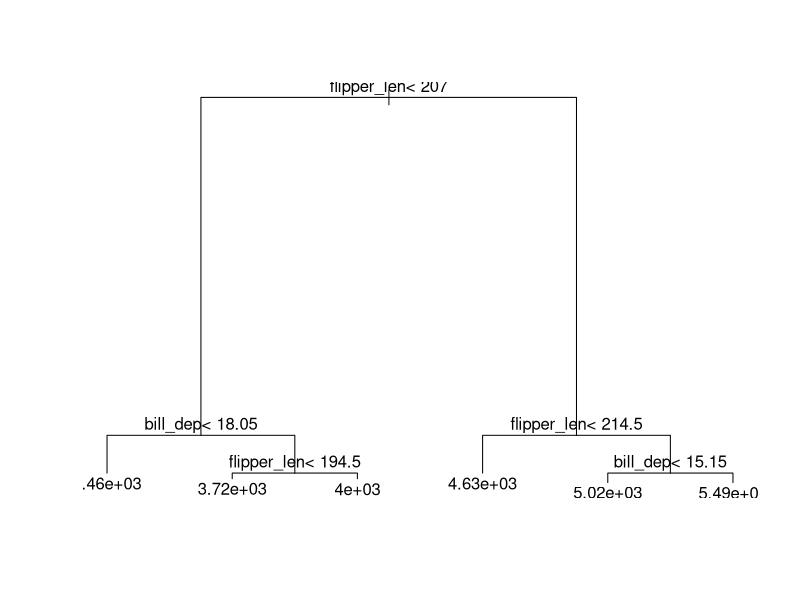
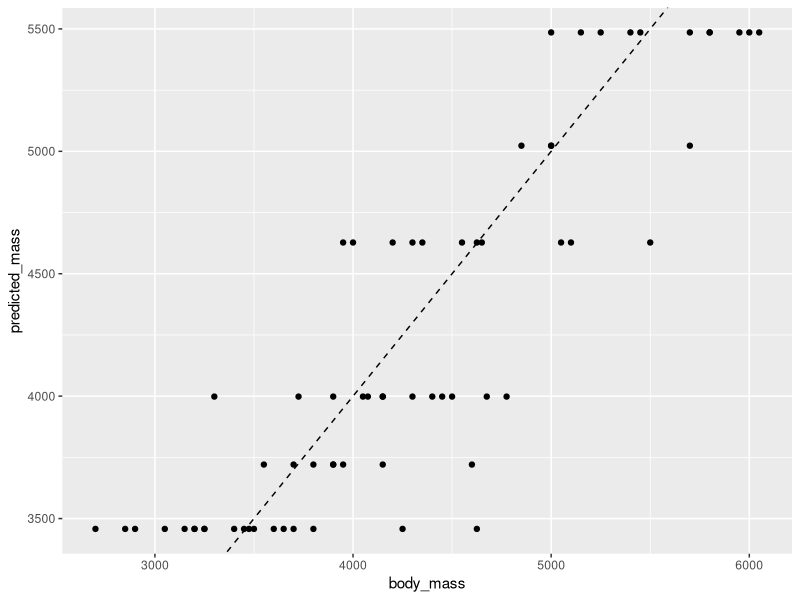
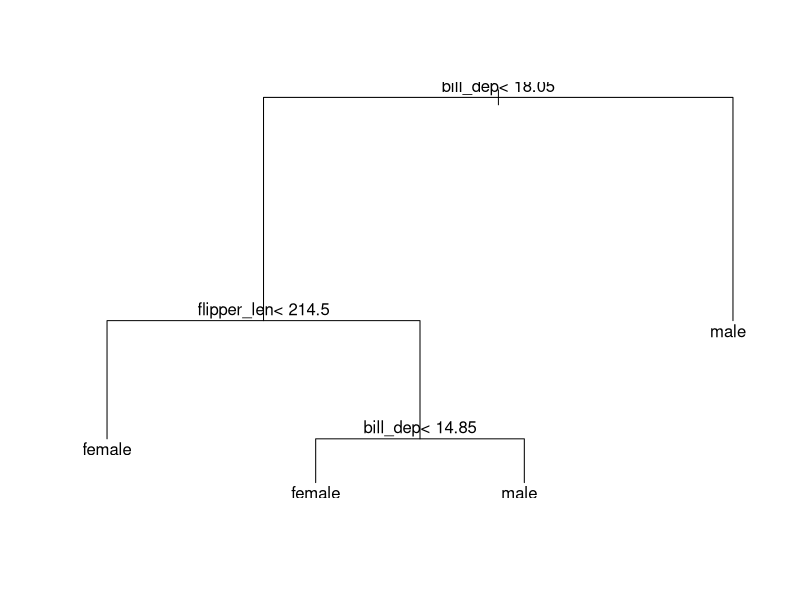

These charts were generated, in order, by the following R code:
## ---- chunk 1
#| echo: false
#| 
# knitr::read_chunk("./01_cart_examples.R")
## ---- chunk 2
#| label: load_packages
#| echo: true
#| message: false
library(dplyr)
library(ggplot2)
library(rpart)
library(Metrics)
## ---- chunk 3
#| label: read_penguins
#| echo: true

penguins <- penguins |>
  # remove NAs to avoid downstream issues
  tidyr::drop_na()
head(penguins)
str(penguins)
## ---- chunk 4
#| label: split_train_test
#| echo: true

nrow_train <- ceiling(0.8 * nrow(penguins)) # ceiling used to make it an integer

set.seed(424) # set a seed for consistent splits if re-run

penguins_train <- penguins |>
  # make row number a column to use as id
  dplyr::mutate(rownum = dplyr::row_number()) |>
  # slice random sample
  dplyr::slice_sample(n = nrow_train)

str(penguins_train)
  

penguins_test <- penguins |>
  # make row number a column to use as id
  dplyr::mutate(rownum = dplyr::row_number()) |>
  # test set is what is left, ids not found in train
  dplyr::filter(!rownum %in% penguins_train$rownum)

str(penguins_test)
## ---- chunk 5
#| label: build_mod_mass
#| echo: true
#| fig-width: 12
#| fig-height: 7
#| fig-align: left
#| column: page-right

mod_mass <- rpart(body_mass ~ flipper_len + bill_dep,
                  data = penguins_train,
                  method = "anova")

# Visualize the tree
plot(mod_mass)
text(mod_mass, digits = 3)
## ---- chunk 6
#| label: predict_mod_mass
#| echo: true
#| fig-width: 8
#| fig-height: 6
#| fig-align: center

# save predictions as new column in penguins_test
penguins_test$predicted_mass <- predict(mod_mass, penguins_test)

# plot to visually assess
ggplot(data = penguins_test,
       aes(x = body_mass, y = predicted_mass)) +
  geom_point() +
  geom_abline(slope = 1, intercept = 0, lty = "dashed")
## ---- chunk 7
#| label: calc_mod_mass_metrics
#| echo: true
#| fig-width: 8
#| fig-height: 6
#| fig-align: center

# root mean squared error manual calculation
sqrt( sum( (penguins_test$body_mass - penguins_test$predicted_mass)^2 ) / nrow(penguins_test) )

# or use the Metrics package
rmse <- Metrics::rmse(actual = penguins_test$body_mass, 
                      predicted = penguins_test$predicted_mass)
rmse

mean(penguins_test$body_mass)
rmse / mean(penguins_test$body_mass)

## ---- chunk 8

penguins_train$fitted_mass <- predict(mod_mass, penguins_train)

Metrics::rmse(actual = penguins_train$body_mass, 
              predicted = penguins_train$fitted_mass)


## ---- chunk 9
#| label: build_mod_sex
#| echo: true
#| fig-width: 8
#| fig-height: 8
#| fig-align: center

mod_sex <- rpart(sex ~ flipper_len + bill_dep,
                 data = penguins_train,
                 method = "class")

# Visualize the tree
plot(mod_sex)
text(mod_sex, digits = 3)
## ---- chunk 10
#| label: predict_mod_sex
#| echo: true
#| fig-width: 8
#| fig-height: 6
#| fig-align: center

# predictions come as probabilities of each class
predict(mod_sex, penguins_test) |>
  head()

# save predictions as new column in penguins_test
penguins_test$predicted_sex <- 
  # reduce predicted probabilities to just the predicted sex
  predict(mod_sex, penguins_test) |>
  as.data.frame() |>
  dplyr::mutate(predicted_sex = ifelse(female > male, "female", "male")) |>
  dplyr::pull(predicted_sex)

## ---- chunk 11
#| label: confmat_mod_sex

# calculate the confusion matrix, manually
penguins_test |>
  dplyr::group_by(sex, predicted_sex) |>
  dplyr::summarize(count = dplyr::n(), .groups = "drop") |>
  tidyr::pivot_wider(id_cols = sex, names_from = predicted_sex,
                     names_prefix = "predicted_", values_from = count)
## ---- chunk 12
#| label: calc_accuracy

Metrics::accuracy(actual = penguins_test$sex,
                  predicted = penguins_test$predicted_sex)
## ---- chunk 13

penguins_train$fitted_sex <- # reduce predicted probabilities to just the predicted sex
  predict(mod_sex, penguins_train) |>
  as.data.frame() |>
  dplyr::mutate(fitted_sex = ifelse(female > male, "female", "male")) |>
  dplyr::pull(fitted_sex)


Metrics::accuracy(actual = penguins_train$sex, 
                  predicted = penguins_train$fitted_sex)
